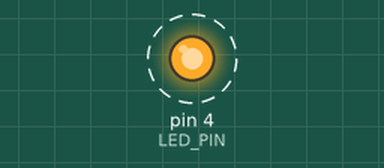
Recording of a sketch running on a simulated Arduino Uno, built with avr-gcc and run on an emulated ATmega328P. On the bench: output pins drawn as LEDs (lit = HIGH). Dashed ring = blinking.

Above: at 0.2 s.
Timing chart, 0 to 3.0 s (numbered marks = the images above):
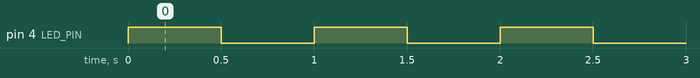

Measured:
- by itself, pin 4 (LED_PIN): alternates HIGH for 0.50 s and LOW for 0.50 s

The sketch:

Day1Exercise1.ino
```cpp
#include <Arduino.h>

int LED_PIN = 4;

void setup() {
    pinMode(LED_PIN, OUTPUT);
}

void loop() {
    digitalWrite(LED_PIN, HIGH);  // Turn the LED on
    delay(500);                   // Wait for a second
    digitalWrite(LED_PIN, LOW);   // Turn the LED off
    delay(500);                   // Wait for a second
}
```
